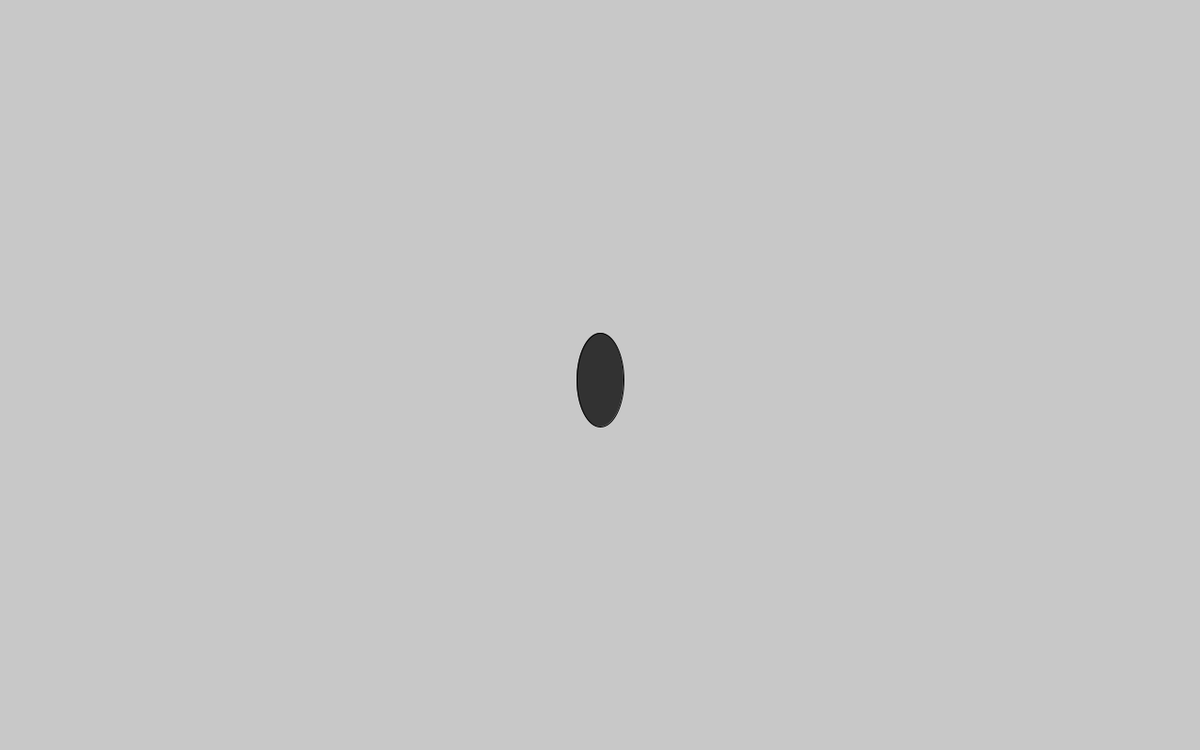
Frame 1 (no input)
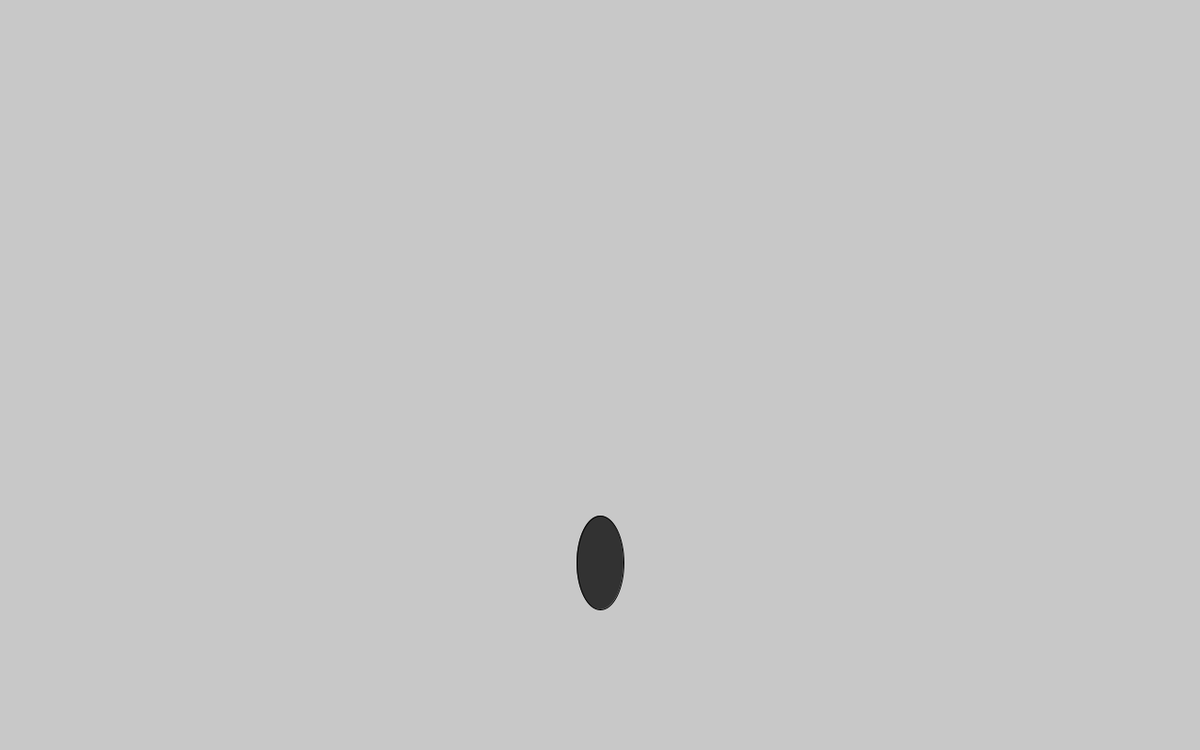
Frame 60 (the mouse pressed at the canvas centre just before this capture)
Frame 120 (the mouse held since frame 60 and released just before this capture): identical to frame 60, image omitted

The Processing sketch that drew these frames (run headless with seeded random() and noise(); from frame 60 on, the mouse is pressed at the canvas centre):

// Processing sketch: processing_75602
// ── processing_75602.pde

void setup () {
  size(1280,800);
  ellipseMode( CENTER );
  rectMode( CENTER );
  frameRate(20);
}
//GLOBAL VARIABLES
float xpos = 640;
float ypos = 400;
boolean crouch = false;
boolean aim = false;
float height1 = 100;
float velocity = 0;
float gravity = 5;


void draw() {
    background(200);
    
//HEIGHT OF THRE CHARACTER BASED ON CROUCH AND STAND
if (crouch == true) {
  height1 = 50;
} else { height1 = 100;
}
  
if(keyPressed) {
   if (key == ' ' && ypos == 600) {
     if (crouch == false) {
     velocity = -50;
     aim = false;
     } else { 
       crouch = false;
       velocity = -65;
     }
   } else if (key == 'a') {
     //move left
     if (crouch == false) {
     xpos = xpos - 10;
     } else { 
       xpos = xpos - 5;
     }
   } else if (key == 'd') {
     //move right
    if (crouch == false) {
     xpos = xpos + 10;
     } else { 
       xpos = xpos + 5;
     }
   } else if (key == 'd' && key == ' ') {
     //jump right
    if (crouch == false) {
     xpos = xpos + 10;
     velocity = -35;
     } else { 
       xpos = xpos + 5;
     }
   }
}

if(keyPressed) {
   if (key == 's') {
     if (crouch == false) {
     crouch = true;
     } else {
       crouch = false;
     }
   }
   
   if (key == 'w') {
     if (crouch == true) {
     crouch = false;
     }
   }
   
   if (key == 'r') {
     if (aim == false) {
     aim = true;
     } else {
       aim = false;
   }
   
   
}
}


velocity = velocity + gravity;

ypos = ypos + velocity;


if (ypos > 600) {
  ypos = 600;
}

  
  
     if (aim == true) {
       fill(255,0,0);
       ellipse(xpos, ypos, 200,200);
       fill(200);
       ellipse(xpos, ypos, 180,180);
    }

  
  fill(50);
  ellipse(xpos,ypos,50,height1);
  
  
  
}
